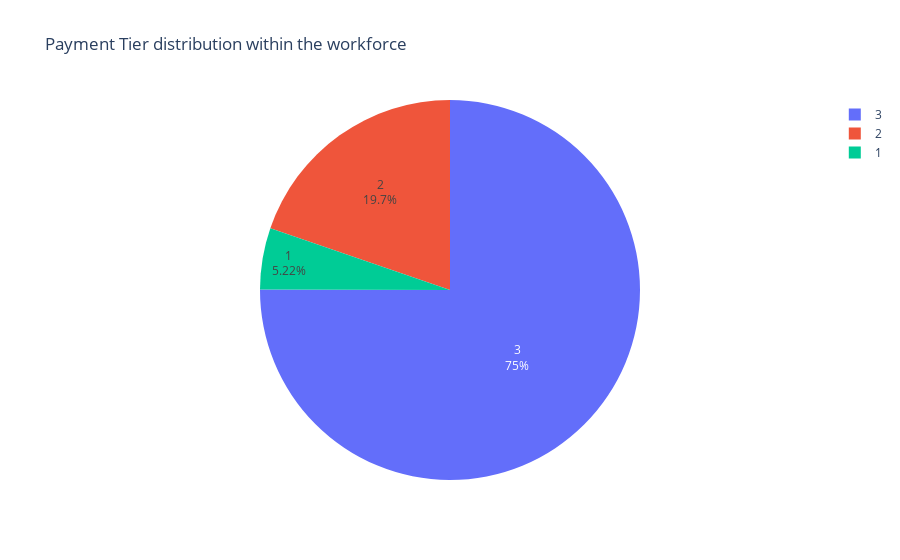

Notebook source saved alongside this figure:
### Markdown cell above
- In prallel with the turnover behavior due to city location/cost of living. We can see that the turnover increase when the years of experience increase and that is logical if we considered the employee payment tier even though they have a wide experience

### Code cell
PaymentTier_counts = Employee['PaymentTier'].value_counts()

fig = px.pie(values=PaymentTier_counts.values, names=PaymentTier_counts.index, 
             color=PaymentTier_counts.index, title='Payment Tier distribution within the workforce')

fig.update_traces(textposition='inside', textinfo='percent+label')
fig.show()

### Figure 1 — Plotly figure (JSON) as saved in the notebook; plotly's stock layout.template omitted (floating-point values rounded to 4 significant figures)
{"data": [{"customdata": [[3], [2], [1]], "domain": {"x": [0, 1], "y": [0, 1]}, "hovertemplate": "label=%{label}<br>value=%{value}<br>color=%{customdata[0]}<extra></extra>", "labels": [3, 2, 1], "legendgroup": "", "marker": {"colors": ["#636efa", "#EF553B", "#00cc96"]}, "name": "", "showlegend": true, "textinfo": "percent+label", "textposition": "inside", "type": "pie", "values": [3492, 918, 243]}], "layout": {"legend": {"tracegroupgap": 0}, "title": {"text": "Payment Tier distribution within the workforce"}}}
